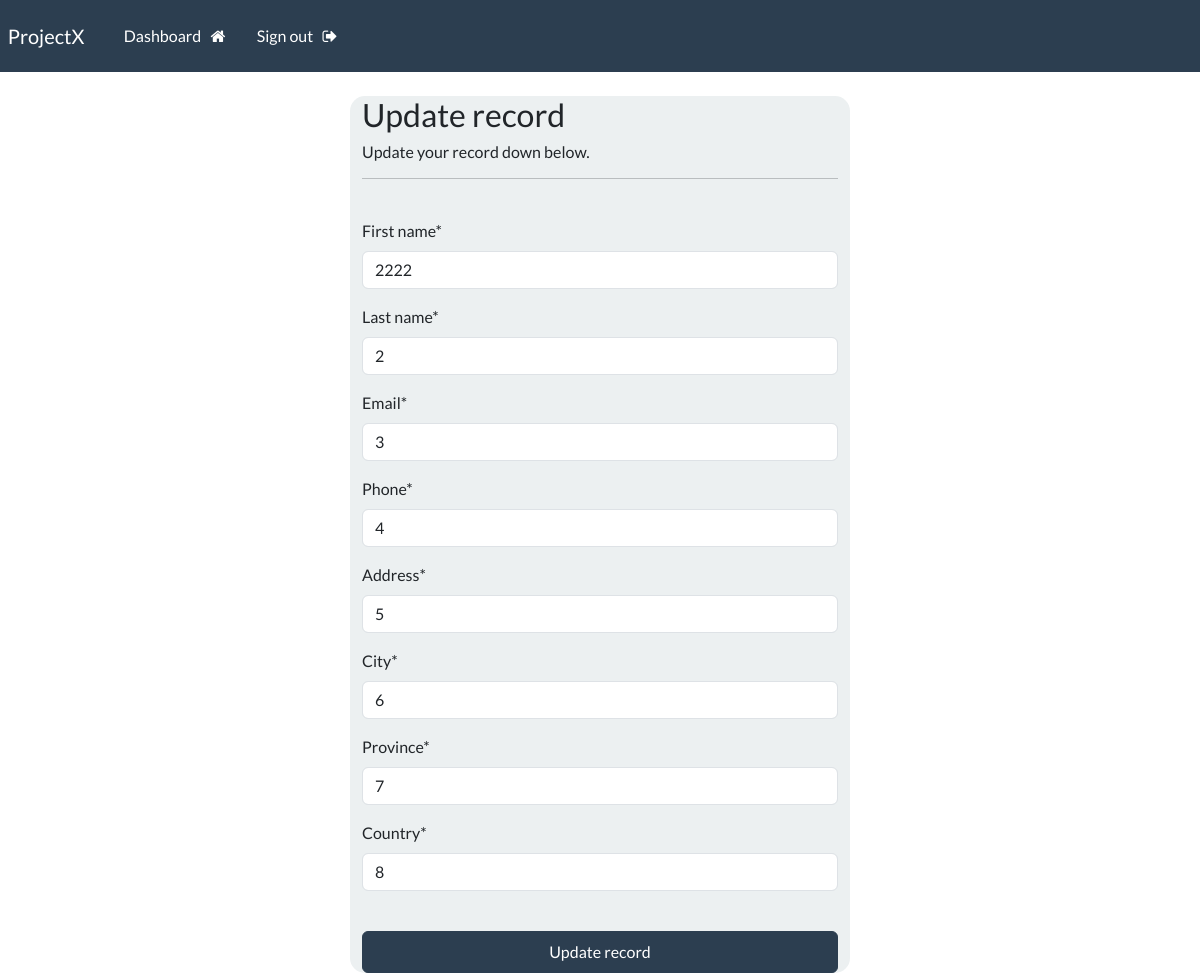
/update-record/6 (signed in), run on the app's committed database.
### webapp/models.py (models this page shows, shortened)
class Record(models.Model):
    creation_date = models.DateTimeField(auto_now_add=True)
    first_name = models.CharField(max_length=100)
    last_name = models.CharField(max_length=100)
    email = models.CharField(max_length=255)
    phone = models.CharField(max_length=20)
    address = models.CharField(max_length=300)
    city = models.CharField(max_length=255)
    province = models.CharField(max_length=200)
    country = models.CharField(max_length=125)

### webapp/views.py (the view)
# urls.py: path("update-record/<int:pk>", views.update_record, name="update-record"),
@login_required(login_url='my-login')
def update_record(request, pk):
    record = Record.objects.get(id=pk)
    form = UpdateRecordForm(instance=record)
    if request.method == "POST":
        form = UpdateRecordForm(request.POST, instance=record)
        if form.is_valid():
            form.save()
            messages.success(request, "Record was updated!")
            return redirect("dashboard")
    context = {'form': form}
    return render(request, 'webapp/update-record.html', context=context)

### webapp/forms.py
class UpdateRecordForm(forms.ModelForm):
    class Meta:
        model = Record
        fields = ['first_name', 'last_name', 'email', 'phone', 'address', 'city', 'province', 'country']

### webapp/templates/webapp/update-record.html (shortened to what this page needs)
{% extends 'webapp/base.html' %}
{% load crispy_forms_tags %}
{% block content %}
    <body>
        <br>
        <main class="container bg-light shadow-md pd-5 form-layout">
            <h3>Update record</h3>
            <h6>Update your record down below.</h6>
            <hr>
            <br>
            <form method="POST" autocomplete="off">
                {{form|crispy}}
                <br>
                <button type="submit" class="btn btn-primary w-100 btn-block p-2">Update record</button>
            </form>
        </main>
    </body>
{% endblock %}

### static/css/styles.css (style rules this page uses)
.form-layout { border-radius: 15px; width: 500px; }

### data on the page
Record: first_name "2222", last_name "2", email "3", phone "4", address "5", city "6", province "7", country "8"
